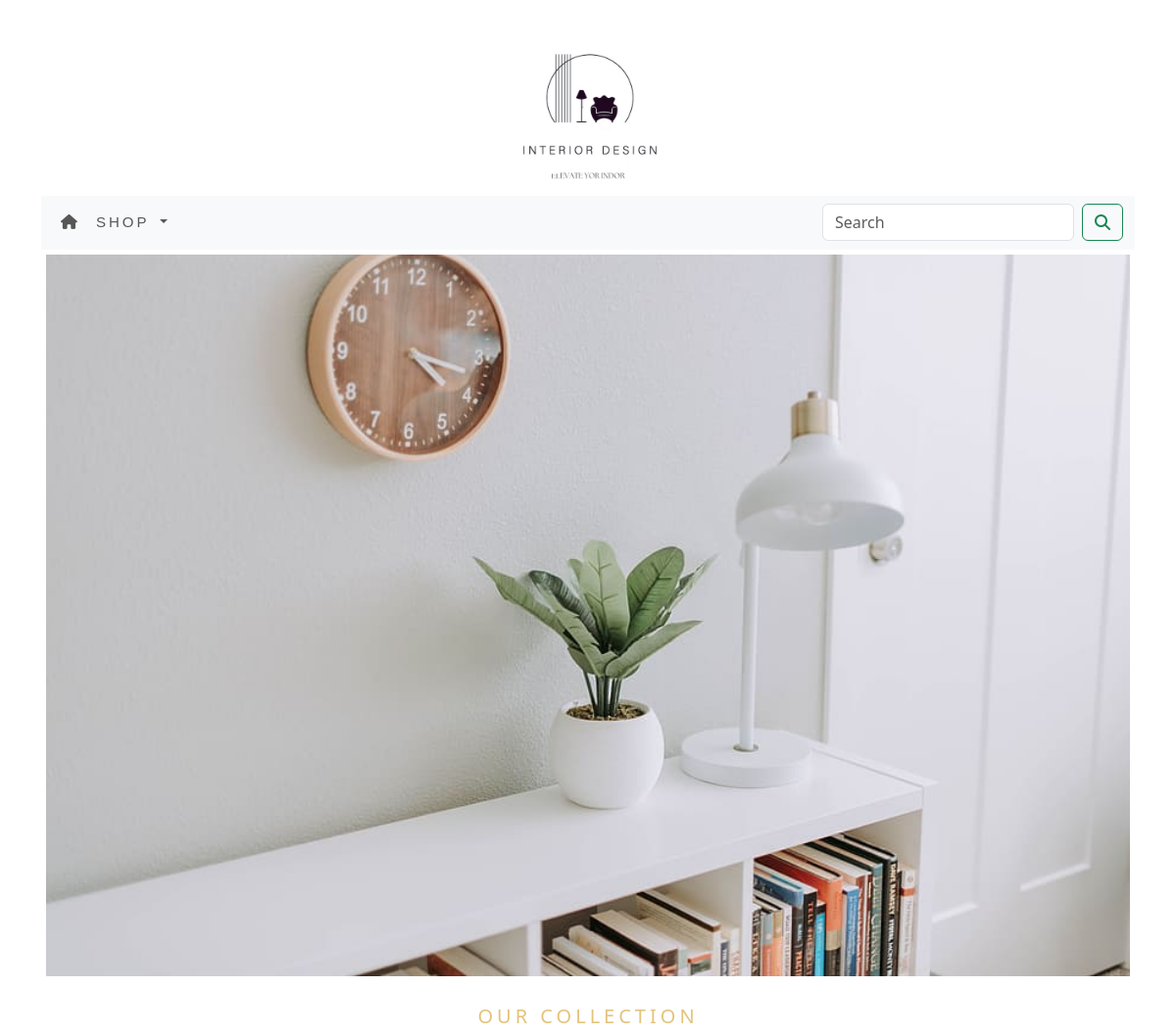
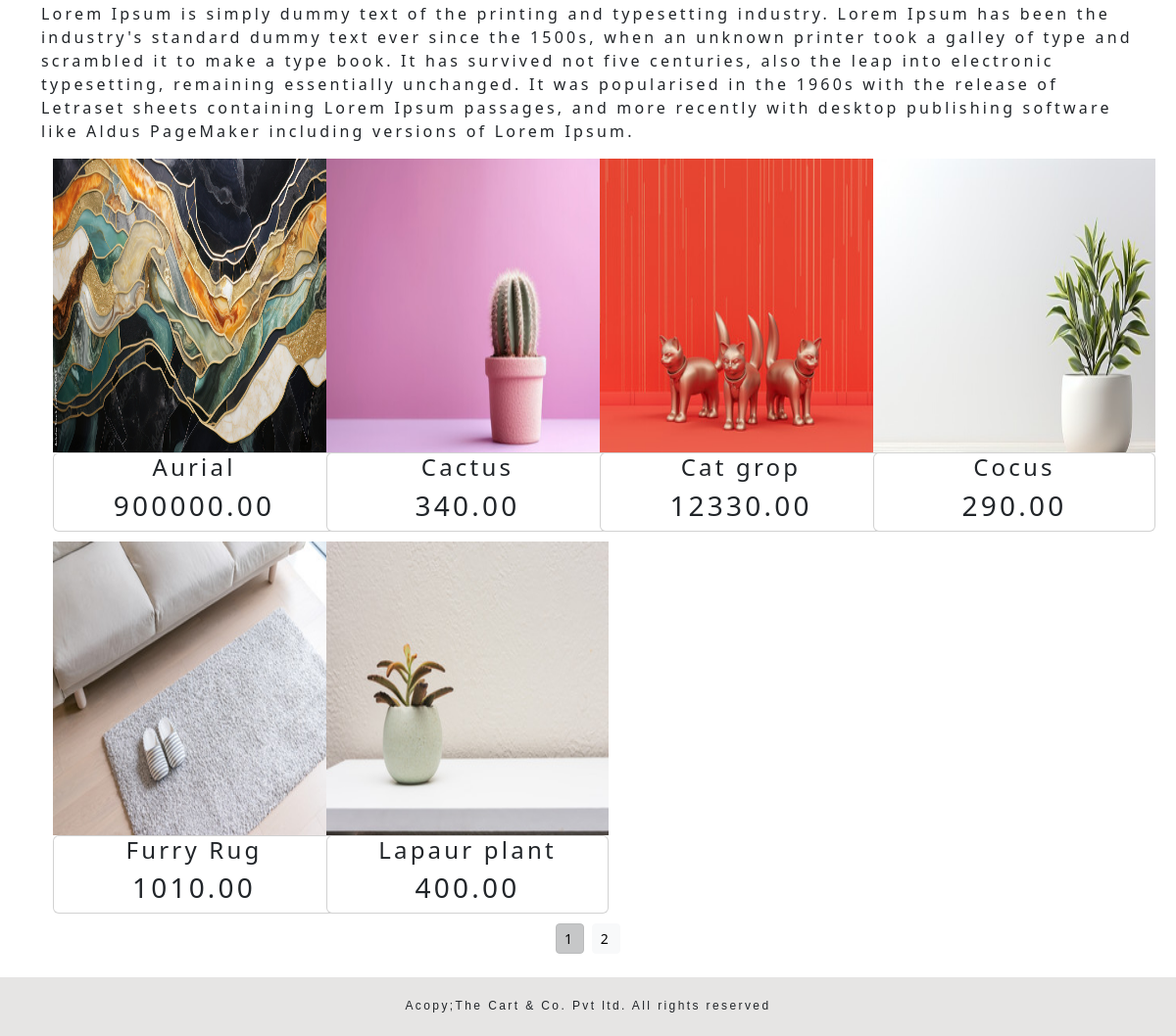
The app's page /ecommerce/ with its own data (2 pictures, top to bottom).
### ecommerceapp/models.py (models this page shows, shortened)
class Product(models.Model):
    name = models.CharField(max_length=250, unique=True)
    slug = models.SlugField(max_length=250, unique=True)
    description = models.TextField(blank=True)
    price = models.DecimalField(max_digits=10, decimal_places=2)
    category = models.ForeignKey(Category, on_delete=models.CASCADE)
    image = models.ImageField(upload_to='product', blank=True)
    stock = models.IntegerField()
    available = models.BooleanField(default=True)
    created = models.DateTimeField(auto_now_add=True)
    updated = models.DateTimeField(auto_now=True)
    def get_url(self):
        return reverse('ecommerceapp:productcategorydetail',args=[self.category.slug,self.slug])
    class Meta:
        ordering = ('name',)
        verbose_name = 'product'
        verbose_name_plural = 'products'

### ecommerceapp/views.py (the view)
# urls.py: path('',views.allcategories,name='allcategories'),
def allcategories(request, c_slug=None):
    c_page = None
    products_list = None
    if c_slug != None:
        c_page = get_object_or_404(Category, slug=c_slug)
        products_list = Product.objects.all().filter(category=c_page, available=True)
    else:
        products_list = Product.objects.all().filter(available=True)
    paginator = Paginator(products_list, 6)
    try:
        page = int(request.GET.get('page', '1'))
    except:
        page = 1
    try:
        products = paginator.page(page)
    except (EmptyPage, InvalidPage):
        products = paginator.page(paginator.num_pages)
    return render(request, "category.html", {'category': c_page, 'products': products})

### cart/context_processors.py (called while the page is built)
def counter(request):
    item_count=0
    if 'admin' in request.path:
        return {}
    else:
        try:
            cart=Cart.objects.filter(cart_id=_cart_id_(request))
            cart_item=Cart_items.objects.all().filter(cart=cart[:1])
            for cart_item in cart_item:
                item_count += cart_item.quantity
        except Cart.DoesNotExist:
            item_count = 0
    return dict(item_count=item_count)

### cart/views.py (called while the page is built)
def _cart_id_(request):
    cart = request.session.session_key
    if not cart:
        cart = request.session.create()
    return cart

### ecommerceapp/context_processors.py (called while the page is built)
def menu_links(request):
    links = Category.objects.all()
    return dict(links=links)

### ecommerceapp/models.py (called while the page is built)
    def get_url(self):
        return reverse('ecommerceapp:products_by_category',args=[self.slug])

### templates/category.html (shortened to what this page needs)
{% extends 'base.html' %}
{% load static %}
{% block content %}
    <div class="mx_auto">
            {% if category %}
            <div>
                    <center><img class="my_image" src="{{category.image.url}}" alt="{{category.name}}" width="1250px" height="700px"></center>
            </div>
    </div>
    <br>
    <div>
        <h1 class="text-center my_title">{{category.name}}</h1>
        <p class="text-justify">{{category.description}}</p>
    </div>
        {% else %}
            <div>
               <center><img class="my_image my_image_padding" src="{% static 'img/banner.jpg' %}" alt="Our Products" width="1300" height="700"></center>
            </div>
            <br>
            <div>
                <h1 class="text-center my_title">Our Collection</h1>
                <p class="text-justify">Lorem Ipsum is simply dummy text of the printing and typesetting industry. Lorem Ipsum has been the industry's standard dummy text ever since the 1500s, when an unknown printer took a galley of type and scrambled it to make a type book. It has survived not five centuries, also the leap into electronic typesetting, remaining essentially unchanged. It was popularised in the 1960s with the release of Letraset sheets containing Lorem Ipsum passages, and more recently with desktop publishing software like Aldus PageMaker including versions of Lorem Ipsum.</p>
            </div>
        {% endif %}<center>
<div>
    <div class="row mx-auto">
        {% for product in products.object_list %}
        <div class="my_bottom_margin col-9 col-sm-12 col-md-3 xol-lg-3">
            <div class="text-center" style="min-width:18rem;">
                <div class="col-md-12">
                <a href="{{product.get_url}}"><img class="card-img-top my_img" src="{{product.image.url}}" alt="{{product.name}}"width="1000" height="300"> </a>
                </div>
                <div class="card body">
                    <h4>{{product.name}}</h4>
                    <h3>{{product.price}}</h3>
                </div>
            </div>
        </div>
        {% endfor %}
    </div>
    <div class="mx_auto">
        {% if products.paginator.num_pages > 1 %}
        <div class="text-center">
            {% for pg in products.paginator.page_range %}
            <a href="?page={{pg}}" class="btn btn-light btn-sm {% if products.number == pg %}active{% endif %}">{{pg}}</a>
            {% endfor %}
        </div>
        {% endif %}
    </div>
    <br>
</div></center>
    </div>
{% endblock %}

### templates/base.html (shortened to what this page needs)
{% load static %}
<!DOCTYPE html>
<html lang="en">
<head>
    <link rel="stylesheet" href="{% static 'css/custom.css' %}">
    <link href="{%static 'css/bootstrap.min.css' %}" rel="stylesheet">
</head>
<body>
<div class="container">
    {% include 'header.html' %}
    {% include 'nav.html' %}
    {% block content %}{% endblock %}
</div>
{% include 'footer.html' %}
</body>
</html>

### templates/header.html
{% load static %}
<header>
  <center>
    <a href="{% url 'ecommerceapp:allcategories' %}"></a> <img src="{% static 'img/logo1.png' %}" alt="logimage" width="200" height="200">
  </center>
</header>

### templates/nav.html (shortened to what this page needs)
<nav class="navbar navbar-expand-lg bg-body-tertiary">
  <div class="container-fluid">
    <div class="collapse navbar-collapse" id="navbarSupportedContent">
      <ul class="navbar-nav me-auto mb-2 mb-lg-0">
        <li class="nav-item">
          <a class="nav-link" href="#"><i class="fa-solid fa-house"></i></a>
        </li>
        <li class="nav-item dropdown {% if 'ecommerceapp' in request.path %} active {% endif %}">
          <a class="nav-link dropdown-toggle" href="#" id="navbarDropdown" role="button" data-bs-toggle="dropdown" aria-expanded="false">
            shop
          </a>
        </li>
      </ul>
      <form class="d-flex" action="{% url 'searchapp:searchresults' %}" method="get">
        <input class="form-control me-2" type="search" placeholder="Search" name="q" aria-label="Search">
        <button class="btn btn-outline-success" type="submit"><i class="fa-solid fa-magnifying-glass"></i></button>
      </form>
    </div>
  </div>
</nav>

### templates/footer.html
<div class="footer navbar-fixed-bottom my_footer">
    <p class="text-center">
        Acopy;The Cart & Co. Pvt ltd. All rights reserved
    </p>
</div>

### static/css/custom.css (style rules this page uses)
body { font-family: 'Montserrat', sans-serif; letter-spacing : .2em; font-size : 15px; }
.nav-item { letter-spacing : .2em; font-size : 15px; text-transform:uppercase; font-family: 'Montserrat', sans-serif; }
.my_footer { background-color: #e6e5e4; height:60px; font-family : 'Montserrat', sans-serif; letter-spacing : .2em; }
.my_footer p { padding-top:20px; font-size:12px; font-family: 'Montserrat', sans-serif; letter-spacing : .2em; }
.my_image { width:100%; height:auto; }
.my_title { font-size:20px; color:#e3c37b; text-transform :uppercase; letter-spacing : .2em; }
.my_image_padding { padding:5px; }
.my_bottom_margin { margin-bottom:10px; }

### records on screen
Product: image (picture), name "Aurial", price "900000.00"
Product: image (picture), name "Cactus", price "340.00"
Product: image (picture), name "Cat grop", price "12330.00"
Product: image (picture), name "Cocus", price "290.00"
Product: image (picture), name "Furry Rug", price "1010.00"
Product: image (picture), name "Lapaur plant", price "400.00"

### other values on screen
{{ pg }} "1" "2"
